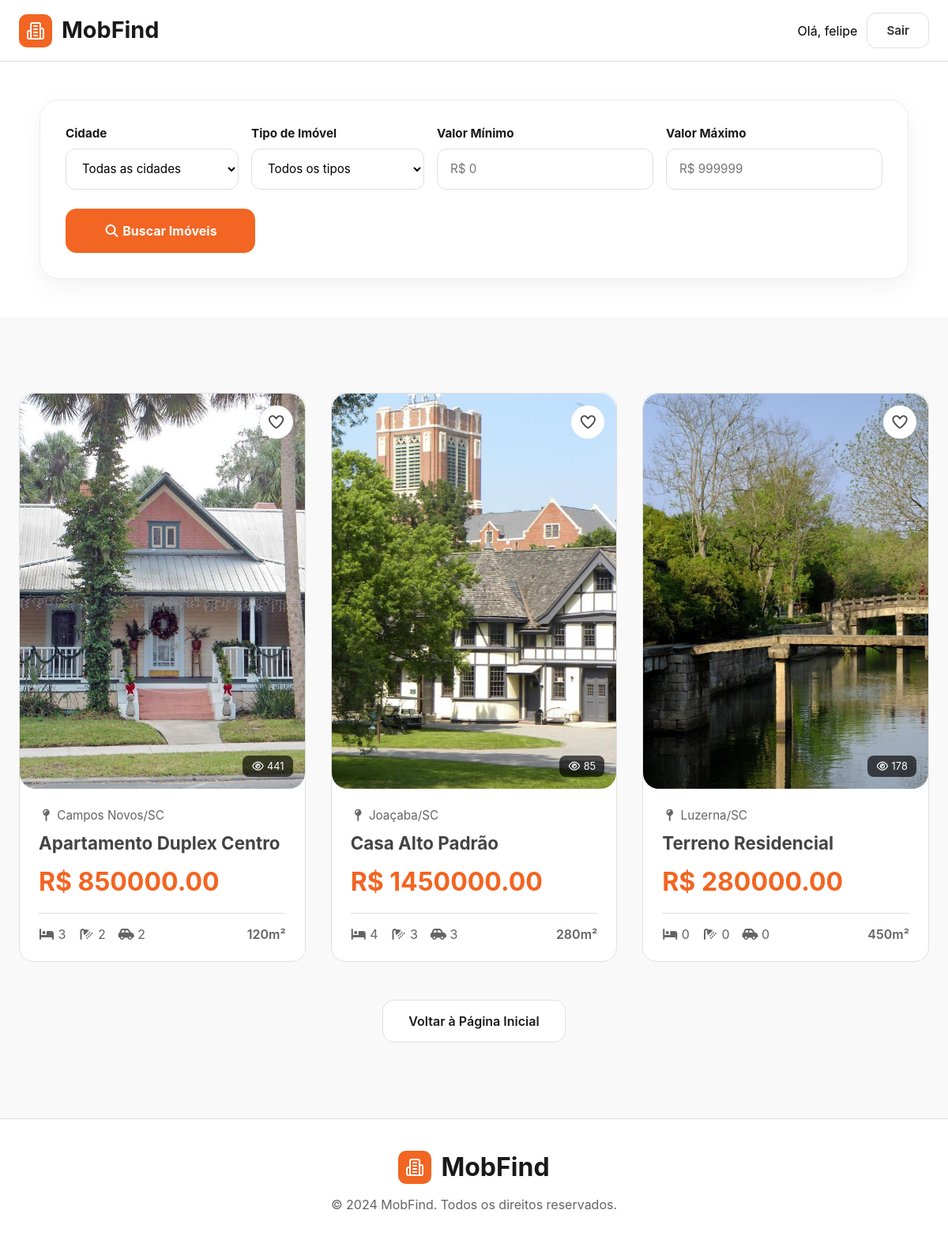
The app's page /properties/ (signed in) with its own data.
### core/models.py (models this page shows, shortened)
class Property(models.Model):
    title = models.CharField(
        max_length=255
    )
    description = models.TextField()
    city = models.ForeignKey(
        City,
        on_delete=models.PROTECT,
        related_name='properties'
    )
    property_type = models.ForeignKey(
        PropertyType,
        on_delete=models.PROTECT,
        related_name='properties'
    )
    price = models.DecimalField(
        max_digits=12,
        decimal_places=2
    )
    area = models.PositiveIntegerField()
    bedrooms = models.PositiveSmallIntegerField(
        default=0
    )
    bathrooms = models.PositiveSmallIntegerField(
        default=0
    )
    garages = models.PositiveSmallIntegerField(
        default=0
    )
    image = models.ImageField(
        upload_to='properties/',
        blank=True,
        null=True,
    )
    is_featured = models.BooleanField(
        default=False
    )
    is_active = models.BooleanField(
        default=True
    )
    views = models.PositiveIntegerField(
        default=0
    )
    created_at = models.DateTimeField(
        auto_now_add=True
    )
    updated_at = models.DateTimeField(
        auto_now=True
    )
    class Meta:
        verbose_name_plural = 'Properties'

class City(models.Model):
    name = models.CharField(
        max_length=100
    )
    state = models.CharField(
        max_length=2
    )
    class Meta:
        verbose_name = 'city'
        verbose_name_plural = 'cities'
    def __str__(self):
        return f'{self.name}/{self.state}'

### core/views.py (the view)
def properties(request):
    favorites_ids = []
    if request.user.is_authenticated:
        favorites_ids = list(
            Favorite.objects.filter(
                user=request.user
            ).values_list(
                'property_id',
                flat=True
            )
        )
    properties = Property.objects.filter(
        is_active=True
    )
    city_id = request.GET.get('city')
    property_type_id = request.GET.get('property_type')
    min_price = request.GET.get('min_price')
    max_price = request.GET.get('max_price')
    if city_id:
        properties = properties.filter(
            city_id=city_id
        )
    if property_type_id:
        properties = properties.filter(
            property_type_id=property_type_id
        )
    if min_price:
        properties = properties.filter(
            price__gte=min_price
        )
    if max_price:
        properties = properties.filter(
            price__lte=max_price
        )
    context = {
        'properties': properties,
        'cities': City.objects.all(),
        'property_types': PropertyType.objects.all(),
        'selected_city': city_id,
        'selected_property_type': property_type_id,
        'selected_min_price': min_price,
        'selected_max_price': max_price,
        'favorites_ids': favorites_ids,
    }
    return render(
        request,
        'pages/properties.html',
        context,
    )

### core/templates/pages/properties.html (shortened to what this page needs)
{% include 'partials/head.html' %}
<body>
    {% include 'partials/header.html' %}
    {% include 'partials/search-box.html' %}
    <section class="featured-properties">
        <div class="property-grid">
            {% for property in properties %}
            {% include 'partials/property-card.html' %}
            {% endfor %}
        </div>
        <div class="featured-actions">
            <a href="/" class="btn-view-all">
                Voltar à Página Inicial
            </a>
        </div>
    </section>
    {% include 'partials/footer.html' %}
</body>
</html>

### core/templates/partials/header.html (shortened to what this page needs)
<header>
    <div class="container">
        <div class="main-logo">
            <a href="/" class ="logo">
                <span class="logo-icon">
                </span>
                <span class="title">MobFind</span>
            </a>
        </div>
    <div class="header-actions">
        {% if user.is_authenticated %}
            <span class="user-name">
                Olá, {{ user.username }}
            </span>
            <a href="{% url 'core:logout' %}" class="btn btn-outline">
                Sair
            </a>
        {% endif %}
    </div>
    </div>
</header>

### core/templates/partials/property-card.html (shortened to what this page needs)
<article class="property-card">
    <div class="property-image">
        {% if user.is_authenticated %}
            <a
                href="{% url 'core:toggle_favorite' property.id %}"
                class="favorite-btn"
            >
                {% if property.id in favorites_ids %}
                    <i class="fa-solid fa-heart"></i>
                {% else %}
                    <i class="fa-regular fa-heart"></i>
                {% endif %}
            </a>
        {% endif %}
        <a href="{% url 'core:property_detail' property.id %}">
            {% if property.image %}
                <img src="{{ property.image.url }}" alt="">
            {% else %}
                <img src="https://loremflickr.com/1200/800/architecture,house" alt="">
            {% endif %}
        </a>
        <span class="property-views">
            <i class="fa-regular fa-eye"></i> {{ property.views }}
        </span>
    </div>
    <div class="property-content">
        <div class="property-city">
            <i class="fa-solid fa-map-pin"></i> {{ property.city }}
        </div>
        <h3>
            <a href="{% url 'core:property_detail' property.id %}">{{ property.title }}</a>
        </h3>
        <div class="property-price">
            R$ {{ property.price }}
        </div>
        <div class="property-details">
            <span>
                <i class="fa-solid fa-bed"></i> {{ property.bedrooms }}
            </span>
            <span>
                <i class="fa-solid fa-shower"></i> {{ property.bathrooms }}
            </span>
            <span>
                <i class="fa-solid fa-car-side"></i> {{ property.garages }}
            </span>
            <span class="property-area">
                {{ property.area }}m²
            </span>
        </div>
    </div>
</article>

### core/static/core/css/style.css (style rules this page uses)
* { padding: 0; margin: 0; box-sizing: border-box; font-family: var(--font-primary); }
a { text-decoration: none; color: var(--color-dark-text) }
:root { --color-primary: #F26522; --color-primary-lighter: #ee9972; --color-primary-darker: #b14b1b; --color-primary-hover: #fa9a6e; --color-primary-dark: #13141f; --color-primary-dark-hover: #212336; --color-primary-light: #d4ecfa; --color-primary-light-hover: #bdd8e7; --color-white: #fff; --color-black: #000; --color-dark-text: #444; --color-dark-text-hover: #666666; --color-info-light: #cce5ff; --color-debug-light: #cce5ff; --color-success-light: #d4edda; --color-alert-light: #fff3cd; --color-warning-light: #fff3cd; --color-error-light: #f8d7da; --color-info-dark: #4d86c4; --color-debug-dark: #4d86c4; --color-success-dark: #4a9c5d; --color-alert-dark: #927f40; --color-warning-dark: #927f40; --color-error-dark: #da525d; --color-gray-0: #f9f9f9; --color-gray-1: #e0e0e0; --color-gray-2: #c7c7c7; --color-gray-3: #aeaeae; --color-gray-4: #959595; --color-gray-5: #7d7d7d; --color-gray-6: #646464; --color-gray-7: #4b4b4b; --color-gray-8: #323232; --color-gray-9: #191919; --font-primary: 'Inter', -apple-system, BlinkMacSystemFont, 'Segoe UI', Roboto, Helvetica, Arial, sans-serif; --font-headings: 'Inter', -apple-system, BlinkMacSystemFont, 'Segoe UI', Roboto, Helvetica, Arial, sans-serif; --spacing-gutter-small: 1rem; --spacing-gutter-medium: 3rem; --spacing-gutter-large: 4rem; }
header { background-color: var(--color-white); border-bottom: 1px solid var(--color-gray-1); font-family: var(--font-primary); position: sticky; top: 0; z-index: 100; }
.container { max-width: 1200px; margin: 0 auto; display: flex; justify-content: space-between; align-items: center; padding: 1rem 1.5rem; }
.logo { display: flex; align-items: center; gap: 0.75rem; text-decoration: none; }
.logo-icon { width: 42px; height: 42px; display: flex; align-items: center; justify-content: center; background-color: var(--color-primary); color: var(--color-white); border-radius: 10px; }
.title { font-size: 1.8rem; font-weight: 700; color: var(--color-gray-9); line-height: 1; }
.header-actions { display: flex; align-items: center; gap: 0.75rem; }
.btn { display: inline-flex; align-items: center; justify-content: center; padding: 0.75rem 1.5rem; border-radius: 12px; text-decoration: none; font-size: 0.95rem; font-weight: 600; transition: all 0.2s ease; }
.btn-outline { background-color: var(--color-white); color: var(--color-gray-8); border: 1px solid var(--color-gray-1); }
.featured-properties { padding: 6rem 1.5rem; background-color: var(--color-gray-0); }
.property-grid { max-width: 1200px; margin: 0 auto; display: grid; grid-template-columns: repeat(3, 1fr); gap: 2rem; }
.property-card { background-color: var(--color-white); border-radius: 18px; overflow: hidden; border: 1px solid var(--color-gray-1); transition: .25s ease; }
.property-image { position: relative; }
.property-image img { width: 100%; height: 260px; object-fit: cover; display: block; }
.favorite-btn { position: absolute; top: 15px; right: 15px; width: 42px; height: 42px; border-radius: 50%; border: none; background-color: var(--color-white); cursor: pointer; font-size: 1.2rem; }
.property-views { position: absolute; right: 15px; bottom: 15px; background: rgba(0,0,0,.65); color: white; padding: .35rem .7rem; border-radius: 8px; font-size: .8rem; }
.property-content { padding: 1.5rem; }
.property-city { color: var(--color-gray-6); font-size: .95rem; margin-bottom: .75rem; }
.property-content h3 { font-size: 1.4rem; margin-bottom: 1rem; color: var(--color-gray-9); }
.property-price { font-size: 2rem; font-weight: 700; color: var(--color-primary); margin-bottom: 1.25rem; }
.property-details { display: flex; align-items: center; gap: 1rem; color: var(--color-gray-6); border-top: 1px solid var(--color-gray-1); padding-top: 1rem; }
.property-area { margin-left: auto; font-weight: 600; }
.featured-actions { display: flex; justify-content: center; margin-top: 3rem; }
.btn-view-all { display: inline-flex; align-items: center; justify-content: center; min-width: 220px; padding: 1rem 2rem; background-color: var(--color-white); border: 1px solid var(--color-gray-1); border-radius: 14px; text-decoration: none; color: var(--color-gray-9); font-weight: 600; transition: .2s ease; }
.property-image img { width: 100%; height: 500px; object-fit: cover; border-radius: 20px; }

### records on screen
Property: image (picture), views "441", city "Campos Novos/SC", title "Apartamento Duplex Centro", price "850000.00", bedrooms "3", bathrooms "2", garages "2", area "120"
Property: image (picture), views "85", city "Joaçaba/SC", title "Casa Alto Padrão", price "1450000.00", bedrooms "4", bathrooms "3", garages "3", area "280"
Property: image (picture), views "178", city "Luzerna/SC", title "Terreno Residencial", price "280000.00", bedrooms "0", bathrooms "0", garages "0", area "450"

### other values on screen
{{ user.username }} "felipe"
